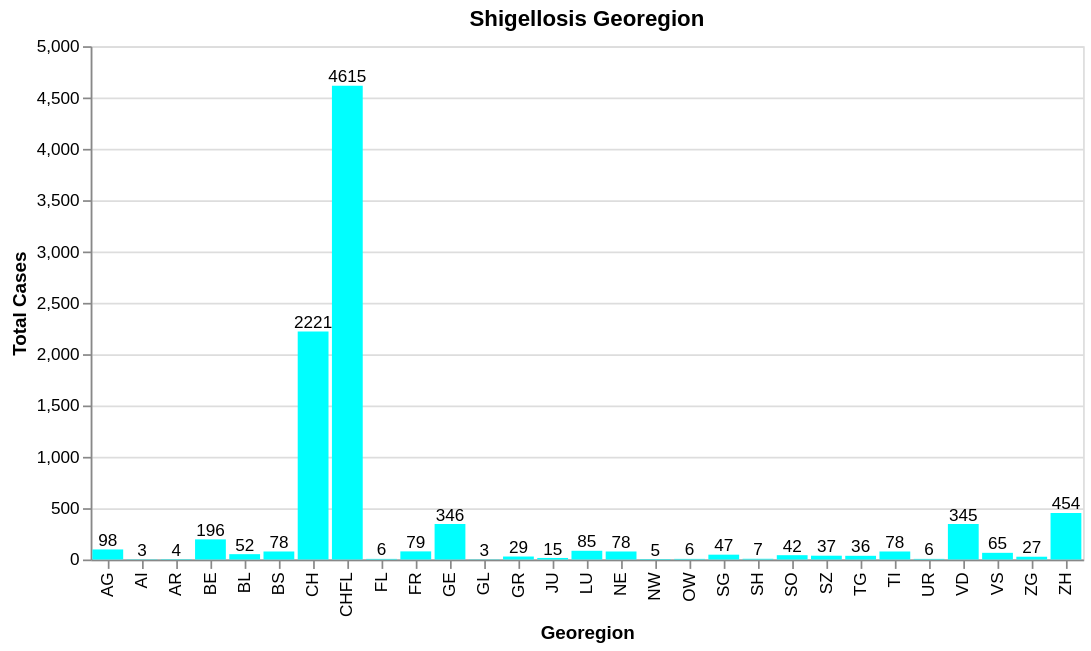

Here is the notebook cell this chart was saved with:
### Markdown cell above
### Visuelle Analyse

### Code cell
#Gruppieren nach georegion und Werte summieren
counts = (
    data_def.groupby("georegion")
        .agg(sum_value=("value", "sum"))
        .reset_index()
)

#Bar Chart
bar_georegion = alt.Chart(counts).mark_bar(color="aqua").encode(
    x=alt.X("georegion", title="Georegion"),
    y=alt.Y("sum_value", title="Total Cases")
).properties(
    title="Shigellosis Georegion"
)

# Textlabels
text = bar_georegion.mark_text(
    align="center",
    dy=-5,
    size=10
).encode(
    text="sum_value:Q"
)

# Kombinieren
bar_georegion = bar_georegion + text
bar_georegion

### Figure 1 — Vega-Lite specification as saved in the notebook (floating-point values rounded to 4 significant figures)
{"config": {"view": {"continuousWidth": 300, "continuousHeight": 300}}, "layer": [{"mark": {"type": "bar", "color": "aqua"}, "encoding": {"x": {"field": "georegion", "title": "Georegion", "type": "nominal"}, "y": {"field": "sum_value", "title": "Total Cases", "type": "quantitative"}}, "title": "Shigellosis Georegion"}, {"mark": {"type": "text", "align": "center", "dy": -5, "size": 10}, "encoding": {"text": {"field": "sum_value", "type": "quantitative"}, "x": {"field": "georegion", "title": "Georegion", "type": "nominal"}, "y": {"field": "sum_value", "title": "Total Cases", "type": "quantitative"}}, "title": "Shigellosis Georegion"}], "data": {"name": "data-8ecfeafed078492cae61b09d669b081f"}, "$schema": "https://vega.github.io/schema/vega-lite/v6.1.0.json", "datasets": {"data-8ecfeafed078492cae61b09d669b081f": [{"georegion": "AG", "sum_value": 98.0}, {"georegion": "AI", "sum_value": 3.0}, {"georegion": "AR", "sum_value": 4.0}, {"georegion": "BE", "sum_value": 196.0}, {"georegion": "BL", "sum_value": 52.0}, {"georegion": "BS", "sum_value": 78.0}, {"georegion": "CH", "sum_value": 2221.0}, {"georegion": "CHFL", "sum_value": 4615.0}, {"georegion": "FL", "sum_value": 6.0}, {"georegion": "FR", "sum_value": 79.0}, {"georegion": "GE", "sum_value": 346.0}, {"georegion": "GL", "sum_value": 3.0}, {"georegion": "GR", "sum_value": 29.0}, {"georegion": "JU", "sum_value": 15.0}, {"georegion": "LU", "sum_value": 85.0}, {"georegion": "NE", "sum_value": 78.0}, {"georegion": "NW", "sum_value": 5.0}, {"georegion": "OW", "sum_value": 6.0}, {"georegion": "SG", "sum_value": 47.0}, {"georegion": "SH", "sum_value": 7.0}, {"georegion": "SO", "sum_value": 42.0}, {"georegion": "SZ", "sum_value": 37.0}, {"georegion": "TG", "sum_value": 36.0}, {"georegion": "TI", "sum_value": 78.0}, {"georegion": "UR", "sum_value": 6.0}, {"georegion": "VD", "sum_value": 345.0}, {"georegion": "VS", "sum_value": 65.0}, {"georegion": "ZG", "sum_value": 27.0}, {"georegion": "ZH", "sum_value": 454.0}]}}
